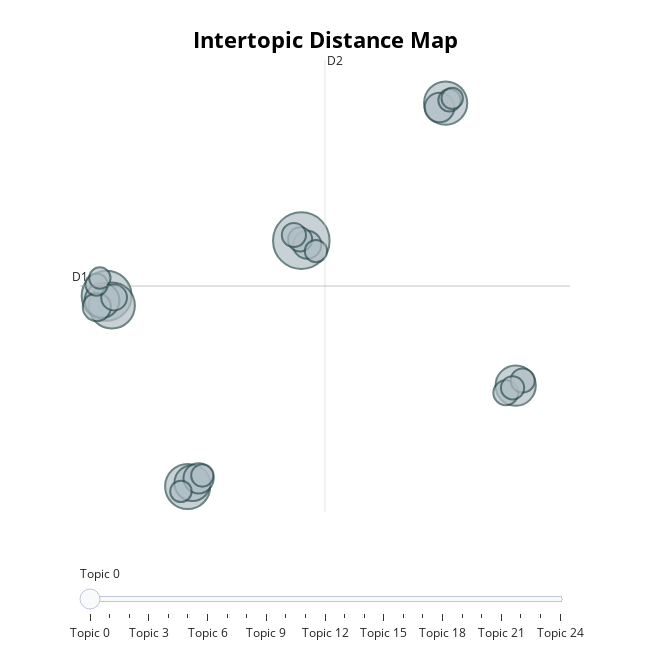

This figure's notebook cell:
### Code cell
model.visualize_topics()

### Figure 1 — Plotly figure (JSON) as saved in the notebook; plotly's stock layout.template omitted (floating-point values rounded to 4 significant figures)
{"data": [{"customdata": [[0, "name | invented | named | first | disney", 77], [1, "tongue | muscle | body | water | fish", 60], [2, "word | english | language | letter | longest", 51], [3, "average | calorie | eat | celery | american", 49], [4, "peanut | ketchup | tree | cocacola | apple", 45], [5, "city | state | largest | mile | country", 39], [6, "people | year | live | handed | billion", 31], [7, "bone | foot | growing | faster | never", 29], [8, "crash | killed | people | died | horse", 22], [9, "france | cheese | world | caput | czech", 21], [10, "money | dollar | paper | bill | fiction", 19], [11, "eye | camel | eyelid | sand | ostrich", 19], [12, "sneeze | heart | pressure | creates | squirt", 16], [13, "building | empire | step | state | floor", 15], [14, "illegal | law | sunday | utah | maverick", 14], [15, "sold | capone | business | dealer | prisoner", 14], [16, "song | rock | springsteens | pressed | theme", 14], [17, "albania | dial | russia | kgb | code", 13], [18, "fear | mean | spider | morbid | friday", 12], [19, "cow | milk | downstairs | lead | supply", 12], [20, "fly | bat | cannot | turn | backwards", 12], [21, "hitler | ramses | ancient | napoleon | fathered", 12], [22, "planet | earth | orbit | venus | thrown", 11], [23, "mcdonalds | restaurant | canada | first | checkout", 11], [24, "brain | human | amount | floor | cat", 11]], "hovertemplate": "<b>Topic %{customdata[0]}</b><br>%{customdata[1]}<br>Size: %{customdata[2]}", "legendgroup": "", "marker": {"color": "#B0BEC5", "line": {"color": "DarkSlateGrey", "width": 2}, "size": [77, 60, 51, 49, 45, 39, 31, 29, 22, 21, 19, 19, 16, 15, 14, 14, 14, 13, 12, 12, 12, 12, 11, 11, 11], "sizemode": "area", "sizeref": 0.04813, "symbol": "circle"}, "mode": "markers", "name": "", "orientation": "v", "showlegend": false, "type": "scatter", "x": [3.698, -3.946, -3.74, -0.7648, 9.364, 12.11, -0.5795, -4.127, -0.3362, 9.123, 3.927, -4.33, -3.654, 11.73, 12.39, 3.65, 3.407, 11.99, -0.189, 9.516, -4.341, 4.271, -4.213, 9.622, -1.029], "xaxis": "x", "y": [6.13, 3.15, 2.623, -7.181, 13.58, -1.718, -6.994, 2.892, -6.736, 13.33, 5.91, 2.538, 3.052, -2.104, -1.443, 6.197, 6.436, -1.84, -6.583, 13.73, 3.751, 5.563, 4.105, 13.83, -7.443], "yaxis": "y"}], "layout": {"annotations": [{"showarrow": false, "text": "D1", "x": -4.992, "y": 3.675, "yshift": 10}, {"showarrow": false, "text": "D2", "x": 4.628, "xshift": 10, "y": 15.91}], "height": 650, "hoverlabel": {"bgcolor": "white", "font": {"family": "Rockwell", "size": 16}}, "legend": {"itemsizing": "constant", "tracegroupgap": 0}, "margin": {"t": 60}, "shapes": [{"line": {"color": "#CFD8DC", "width": 2}, "type": "line", "x0": 4.628, "x1": 4.628, "y0": -8.56, "y1": 15.91}, {"line": {"color": "#9E9E9E", "width": 2}, "type": "line", "x0": -4.992, "x1": 14.25, "y0": 3.675, "y1": 3.675}], "sliders": [{"active": 0, "pad": {"t": 50}, "steps": [{"args": [{"marker.color": [["red", "#B0BEC5", "#B0BEC5", "#B0BEC5", "#B0BEC5", "#B0BEC5", "#B0BEC5", "#B0BEC5", "#B0BEC5", "#B0BEC5", "#B0BEC5", "#B0BEC5", "#B0BEC5", "#B0BEC5", "#B0BEC5", "#B0BEC5", "#B0BEC5", "#B0BEC5", "#B0BEC5", "#B0BEC5", "#B0BEC5", "#B0BEC5", "#B0BEC5", "#B0BEC5", "#B0BEC5"]]}], "label": "Topic 0", "method": "update"}, {"args": [{"marker.color": [["#B0BEC5", "red", "#B0BEC5", "#B0BEC5", "#B0BEC5", "#B0BEC5", "#B0BEC5", "#B0BEC5", "#B0BEC5", "#B0BEC5", "#B0BEC5", "#B0BEC5", "#B0BEC5", "#B0BEC5", "#B0BEC5", "#B0BEC5", "#B0BEC5", "#B0BEC5", "#B0BEC5", "#B0BEC5", "#B0BEC5", "#B0BEC5", "#B0BEC5", "#B0BEC5", "#B0BEC5"]]}], "label": "Topic 1", "method": "update"}, {"args": [{"marker.color": [["#B0BEC5", "#B0BEC5", "red", "#B0BEC5", "#B0BEC5", "#B0BEC5", "#B0BEC5", "#B0BEC5", "#B0BEC5", "#B0BEC5", "#B0BEC5", "#B0BEC5", "#B0BEC5", "#B0BEC5", "#B0BEC5", "#B0BEC5", "#B0BEC5", "#B0BEC5", "#B0BEC5", "#B0BEC5", "#B0BEC5", "#B0BEC5", "#B0BEC5", "#B0BEC5", "#B0BEC5"]]}], "label": "Topic 2", "method": "update"}, {"args": [{"marker.color": [["#B0BEC5", "#B0BEC5", "#B0BEC5", "red", "#B0BEC5", "#B0BEC5", "#B0BEC5", "#B0BEC5", "#B0BEC5", "#B0BEC5", "#B0BEC5", "#B0BEC5", "#B0BEC5", "#B0BEC5", "#B0BEC5", "#B0BEC5", "#B0BEC5", "#B0BEC5", "#B0BEC5", "#B0BEC5", "#B0BEC5", "#B0BEC5", "#B0BEC5", "#B0BEC5", "#B0BEC5"]]}], "label": "Topic 3", "method": "update"}, {"args": [{"marker.color": [["#B0BEC5", "#B0BEC5", "#B0BEC5", "#B0BEC5", "red", "#B0BEC5", "#B0BEC5", "#B0BEC5", "#B0BEC5", "#B0BEC5", "#B0BEC5", "#B0BEC5", "#B0BEC5", "#B0BEC5", "#B0BEC5", "#B0BEC5", "#B0BEC5", "#B0BEC5", "#B0BEC5", "#B0BEC5", "#B0BEC5", "#B0BEC5", "#B0BEC5", "#B0BEC5", "#B0BEC5"]]}], "label": "Topic 4", "method": "update"}, {"args": [{"marker.color": [["#B0BEC5", "#B0BEC5", "#B0BEC5", "#B0BEC5", "#B0BEC5", "red", "#B0BEC5", "#B0BEC5", "#B0BEC5", "#B0BEC5", "#B0BEC5", "#B0BEC5", "#B0BEC5", "#B0BEC5", "#B0BEC5", "#B0BEC5", "#B0BEC5", "#B0BEC5", "#B0BEC5", "#B0BEC5", "#B0BEC5", "#B0BEC5", "#B0BEC5", "#B0BEC5", "#B0BEC5"]]}], "label": "Topic 5", "method": "update"}, {"args": [{"marker.color": [["#B0BEC5", "#B0BEC5", "#B0BEC5", "#B0BEC5", "#B0BEC5", "#B0BEC5", "red", "#B0BEC5", "#B0BEC5", "#B0BEC5", "#B0BEC5", "#B0BEC5", "#B0BEC5", "#B0BEC5", "#B0BEC5", "#B0BEC5", "#B0BEC5", "#B0BEC5", "#B0BEC5", "#B0BEC5", "#B0BEC5", "#B0BEC5", "#B0BEC5", "#B0BEC5", "#B0BEC5"]]}], "label": "Topic 6", "method": "update"}, {"args": [{"marker.color": [["#B0BEC5", "#B0BEC5", "#B0BEC5", "#B0BEC5", "#B0BEC5", "#B0BEC5", "#B0BEC5", "red", "#B0BEC5", "#B0BEC5", "#B0BEC5", "#B0BEC5", "#B0BEC5", "#B0BEC5", "#B0BEC5", "#B0BEC5", "#B0BEC5", "#B0BEC5", "#B0BEC5", "#B0BEC5", "#B0BEC5", "#B0BEC5", "#B0BEC5", "#B0BEC5", "#B0BEC5"]]}], "label": "Topic 7", "method": "update"}, {"args": [{"marker.color": [["#B0BEC5", "#B0BEC5", "#B0BEC5", "#B0BEC5", "#B0BEC5", "#B0BEC5", "#B0BEC5", "#B0BEC5", "red", "#B0BEC5", "#B0BEC5", "#B0BEC5", "#B0BEC5", "#B0BEC5", "#B0BEC5", "#B0BEC5", "#B0BEC5", "#B0BEC5", "#B0BEC5", "#B0BEC5", "#B0BEC5", "#B0BEC5", "#B0BEC5", "#B0BEC5", "#B0BEC5"]]}], "label": "Topic 8", "method": "update"}, {"args": [{"marker.color": [["#B0BEC5", "#B0BEC5", "#B0BEC5", "#B0BEC5", "#B0BEC5", "#B0BEC5", "#B0BEC5", "#B0BEC5", "#B0BEC5", "red", "#B0BEC5", "#B0BEC5", "#B0BEC5", "#B0BEC5", "#B0BEC5", "#B0BEC5", "#B0BEC5", "#B0BEC5", "#B0BEC5", "#B0BEC5", "#B0BEC5", "#B0BEC5", "#B0BEC5", "#B0BEC5", "#B0BEC5"]]}], "label": "Topic 9", "method": "update"}, {"args": [{"marker.color": [["#B0BEC5", "#B0BEC5", "#B0BEC5", "#B0BEC5", "#B0BEC5", "#B0BEC5", "#B0BEC5", "#B0BEC5", "#B0BEC5", "#B0BEC5", "red", "#B0BEC5", "#B0BEC5", "#B0BEC5", "#B0BEC5", "#B0BEC5", "#B0BEC5", "#B0BEC5", "#B0BEC5", "#B0BEC5", "#B0BEC5", "#B0BEC5", "#B0BEC5", "#B0BEC5", "#B0BEC5"]]}], "label": "Topic 10", "method": "update"}, {"args": [{"marker.color": [["#B0BEC5", "#B0BEC5", "#B0BEC5", "#B0BEC5", "#B0BEC5", "#B0BEC5", "#B0BEC5", "#B0BEC5", "#B0BEC5", "#B0BEC5", "#B0BEC5", "red", "#B0BEC5", "#B0BEC5", "#B0BEC5", "#B0BEC5", "#B0BEC5", "#B0BEC5", "#B0BEC5", "#B0BEC5", "#B0BEC5", "#B0BEC5", "#B0BEC5", "#B0BEC5", "#B0BEC5"]]}], "label": "Topic 11", "method": "update"}, {"args": [{"marker.color": [["#B0BEC5", "#B0BEC5", "#B0BEC5", "#B0BEC5", "#B0BEC5", "#B0BEC5", "#B0BEC5", "#B0BEC5", "#B0BEC5", "#B0BEC5", "#B0BEC5", "#B0BEC5", "red", "#B0BEC5", "#B0BEC5", "#B0BEC5", "#B0BEC5", "#B0BEC5", "#B0BEC5", "#B0BEC5", "#B0BEC5", "#B0BEC5", "#B0BEC5", "#B0BEC5", "#B0BEC5"]]}], "label": "Topic 12", "method": "update"}, {"args": [{"marker.color": [["#B0BEC5", "#B0BEC5", "#B0BEC5", "#B0BEC5", "#B0BEC5", "#B0BEC5", "#B0BEC5", "#B0BEC5", "#B0BEC5", "#B0BEC5", "#B0BEC5", "#B0BEC5", "#B0BEC5", "red", "#B0BEC5", "#B0BEC5", "#B0BEC5", "#B0BEC5", "#B0BEC5", "#B0BEC5", "#B0BEC5", "#B0BEC5", "#B0BEC5", "#B0BEC5", "#B0BEC5"]]}], "label": "Topic 13", "method": "update"}, {"args": [{"marker.color": [["#B0BEC5", "#B0BEC5", "#B0BEC5", "#B0BEC5", "#B0BEC5", "#B0BEC5", "#B0BEC5", "#B0BEC5", "#B0BEC5", "#B0BEC5", "#B0BEC5", "#B0BEC5", "#B0BEC5", "#B0BEC5", "red", "#B0BEC5", "#B0BEC5", "#B0BEC5", "#B0BEC5", "#B0BEC5", "#B0BEC5", "#B0BEC5", "#B0BEC5", "#B0BEC5", "#B0BEC5"]]}], "label": "Topic 14", "method": "update"}, {"args": [{"marker.color": [["#B0BEC5", "#B0BEC5", "#B0BEC5", "#B0BEC5", "#B0BEC5", "#B0BEC5", "#B0BEC5", "#B0BEC5", "#B0BEC5", "#B0BEC5", "#B0BEC5", "#B0BEC5", "#B0BEC5", "#B0BEC5", "#B0BEC5", "red", "#B0BEC5", "#B0BEC5", "#B0BEC5", "#B0BEC5", "#B0BEC5", "#B0BEC5", "#B0BEC5", "#B0BEC5", "#B0BEC5"]]}], "label": "Topic 15", "method": "update"}, {"args": [{"marker.color": [["#B0BEC5", "#B0BEC5", "#B0BEC5", "#B0BEC5", "#B0BEC5", "#B0BEC5", "#B0BEC5", "#B0BEC5", "#B0BEC5", "#B0BEC5", "#B0BEC5", "#B0BEC5", "#B0BEC5", "#B0BEC5", "#B0BEC5", "#B0BEC5", "red", "#B0BEC5", "#B0BEC5", "#B0BEC5", "#B0BEC5", "#B0BEC5", "#B0BEC5", "#B0BEC5", "#B0BEC5"]]}], "label": "Topic 16", "method": "update"}, {"args": [{"marker.color": [["#B0BEC5", "#B0BEC5", "#B0BEC5", "#B0BEC5", "#B0BEC5", "#B0BEC5", "#B0BEC5", "#B0BEC5", "#B0BEC5", "#B0BEC5", "#B0BEC5", "#B0BEC5", "#B0BEC5", "#B0BEC5", "#B0BEC5", "#B0BEC5", "#B0BEC5", "red", "#B0BEC5", "#B0BEC5", "#B0BEC5", "#B0BEC5", "#B0BEC5", "#B0BEC5", "#B0BEC5"]]}], "label": "Topic 17", "method": "update"}, {"args": [{"marker.color": [["#B0BEC5", "#B0BEC5", "#B0BEC5", "#B0BEC5", "#B0BEC5", "#B0BEC5", "#B0BEC5", "#B0BEC5", "#B0BEC5", "#B0BEC5", "#B0BEC5", "#B0BEC5", "#B0BEC5", "#B0BEC5", "#B0BEC5", "#B0BEC5", "#B0BEC5", "#B0BEC5", "red", "#B0BEC5", "#B0BEC5", "#B0BEC5", "#B0BEC5", "#B0BEC5", "#B0BEC5"]]}], "label": "Topic 18", "method": "update"}, {"args": [{"marker.color": [["#B0BEC5", "#B0BEC5", "#B0BEC5", "#B0BEC5", "#B0BEC5", "#B0BEC5", "#B0BEC5", "#B0BEC5", "#B0BEC5", "#B0BEC5", "#B0BEC5", "#B0BEC5", "#B0BEC5", "#B0BEC5", "#B0BEC5", "#B0BEC5", "#B0BEC5", "#B0BEC5", "#B0BEC5", "red", "#B0BEC5", "#B0BEC5", "#B0BEC5", "#B0BEC5", "#B0BEC5"]]}], "label": "Topic 19", "method": "update"}, {"args": [{"marker.color": [["#B0BEC5", "#B0BEC5", "#B0BEC5", "#B0BEC5", "#B0BEC5", "#B0BEC5", "#B0BEC5", "#B0BEC5", "#B0BEC5", "#B0BEC5", "#B0BEC5", "#B0BEC5", "#B0BEC5", "#B0BEC5", "#B0BEC5", "#B0BEC5", "#B0BEC5", "#B0BEC5", "#B0BEC5", "#B0BEC5", "red", "#B0BEC5", "#B0BEC5", "#B0BEC5", "#B0BEC5"]]}], "label": "Topic 20", "method": "update"}, {"args": [{"marker.color": [["#B0BEC5", "#B0BEC5", "#B0BEC5", "#B0BEC5", "#B0BEC5", "#B0BEC5", "#B0BEC5", "#B0BEC5", "#B0BEC5", "#B0BEC5", "#B0BEC5", "#B0BEC5", "#B0BEC5", "#B0BEC5", "#B0BEC5", "#B0BEC5", "#B0BEC5", "#B0BEC5", "#B0BEC5", "#B0BEC5", "#B0BEC5", "red", "#B0BEC5", "#B0BEC5", "#B0BEC5"]]}], "label": "Topic 21", "method": "update"}, {"args": [{"marker.color": [["#B0BEC5", "#B0BEC5", "#B0BEC5", "#B0BEC5", "#B0BEC5", "#B0BEC5", "#B0BEC5", "#B0BEC5", "#B0BEC5", "#B0BEC5", "#B0BEC5", "#B0BEC5", "#B0BEC5", "#B0BEC5", "#B0BEC5", "#B0BEC5", "#B0BEC5", "#B0BEC5", "#B0BEC5", "#B0BEC5", "#B0BEC5", "#B0BEC5", "red", "#B0BEC5", "#B0BEC5"]]}], "label": "Topic 22", "method": "update"}, {"args": [{"marker.color": [["#B0BEC5", "#B0BEC5", "#B0BEC5", "#B0BEC5", "#B0BEC5", "#B0BEC5", "#B0BEC5", "#B0BEC5", "#B0BEC5", "#B0BEC5", "#B0BEC5", "#B0BEC5", "#B0BEC5", "#B0BEC5", "#B0BEC5", "#B0BEC5", "#B0BEC5", "#B0BEC5", "#B0BEC5", "#B0BEC5", "#B0BEC5", "#B0BEC5", "#B0BEC5", "red", "#B0BEC5"]]}], "label": "Topic 23", "method": "update"}, {"args": [{"marker.color": [["#B0BEC5", "#B0BEC5", "#B0BEC5", "#B0BEC5", "#B0BEC5", "#B0BEC5", "#B0BEC5", "#B0BEC5", "#B0BEC5", "#B0BEC5", "#B0BEC5", "#B0BEC5", "#B0BEC5", "#B0BEC5", "#B0BEC5", "#B0BEC5", "#B0BEC5", "#B0BEC5", "#B0BEC5", "#B0BEC5", "#B0BEC5", "#B0BEC5", "#B0BEC5", "#B0BEC5", "red"]]}], "label": "Topic 24", "method": "update"}]}], "title": {"font": {"color": "Black", "size": 22}, "text": "<b>Intertopic Distance Map</b>", "x": 0.5, "xanchor": "center", "y": 0.95, "yanchor": "top"}, "width": 650, "xaxis": {"anchor": "y", "domain": [0, 1], "range": [-4.992, 14.25], "title": {"text": ""}, "visible": false}, "yaxis": {"anchor": "x", "domain": [0, 1], "range": [-8.56, 15.91], "title": {"text": ""}, "visible": false}}}
